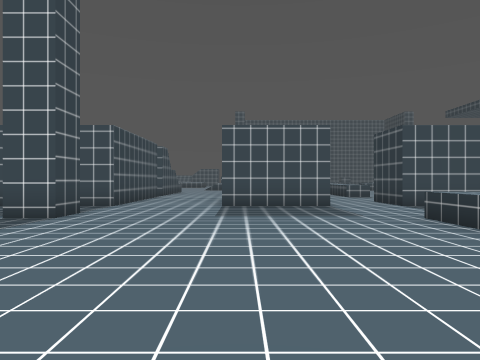
view 1 (above)

24 first-person views from a walk through a Godot game level. The camera is 1.3 m above the floor, looks level and sees 70° across. The floor is counted in squares, 1.8 m on a side. Each view is taken from the middle of a square. On the plan, view 1 faces up. The plan holds only what a view shows up to about 11 squares ahead; the rest is blank. The place goes on beyond the plan.

view 2
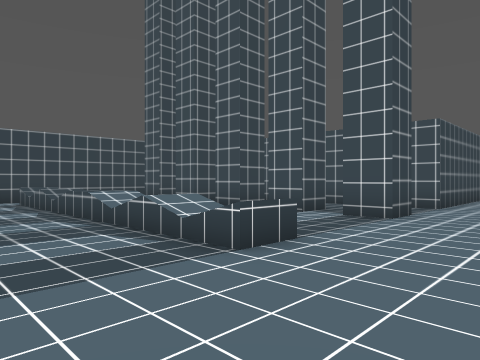

view 3
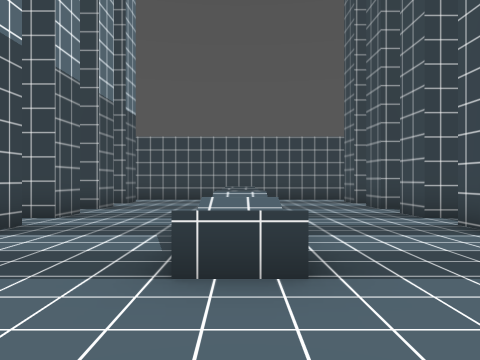

view 4
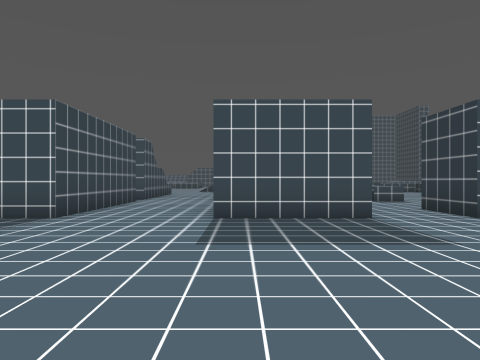

view 5
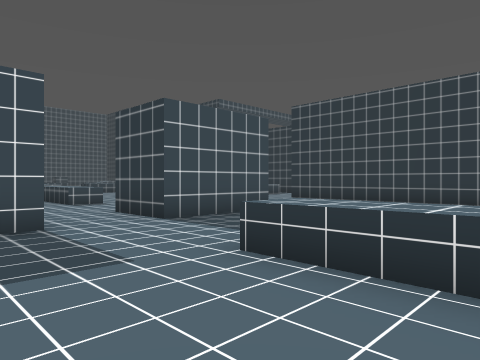

view 6
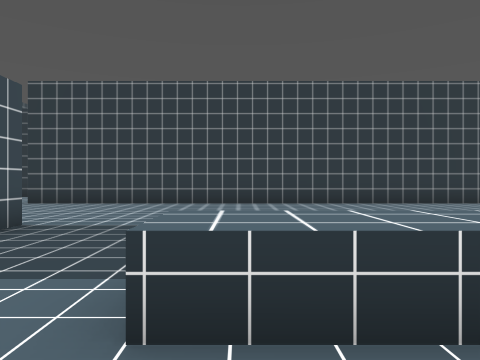

view 7
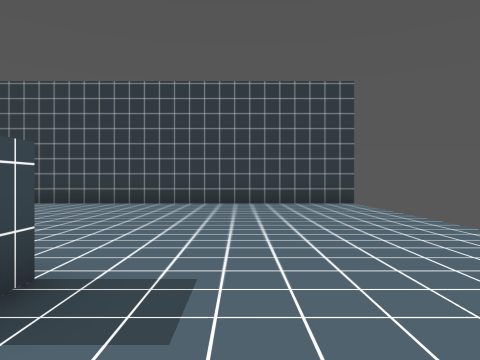

view 8
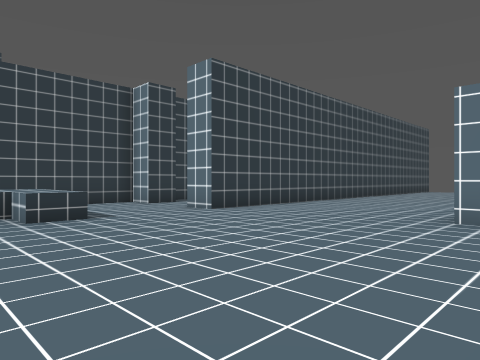

view 9
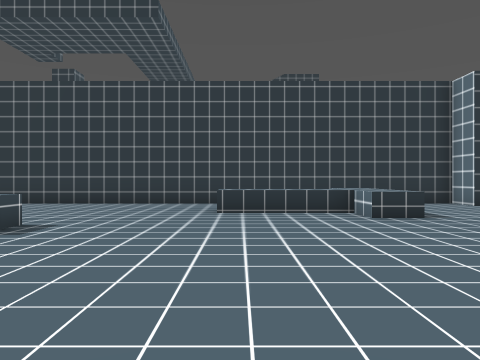

view 10
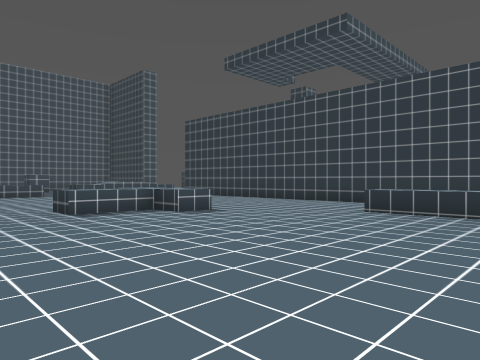

view 11
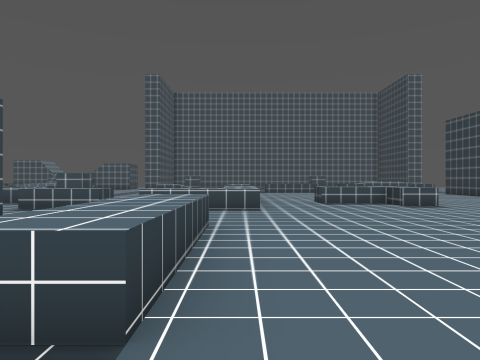

view 12
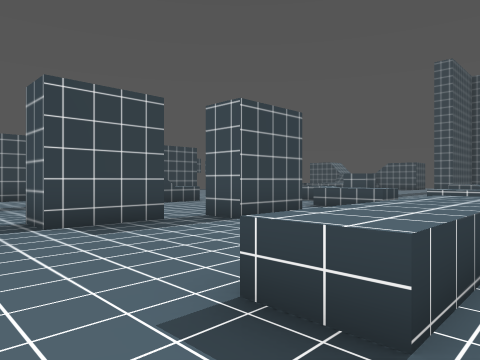

view 13
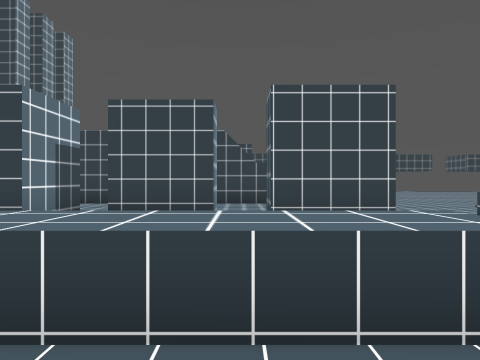

view 14
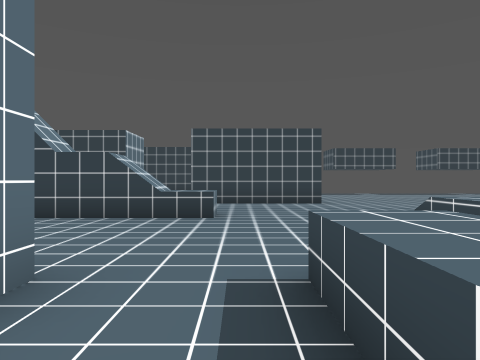

view 15
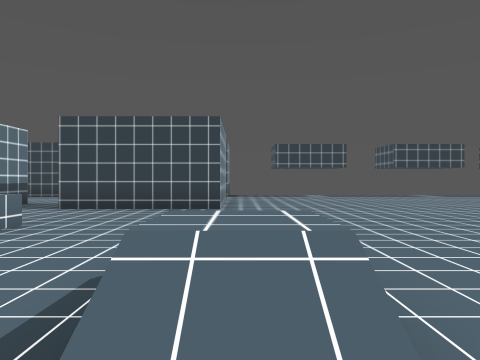

view 16
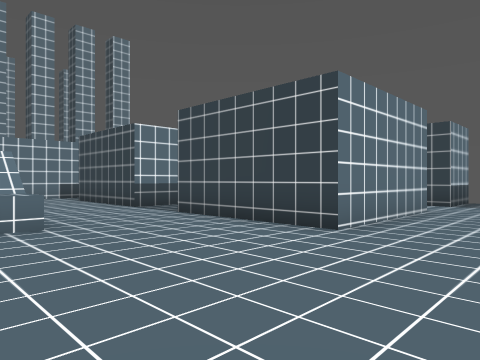

view 17
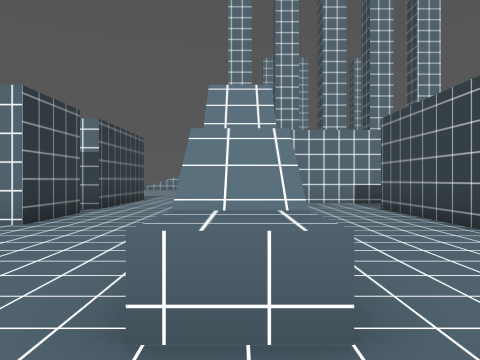

view 18
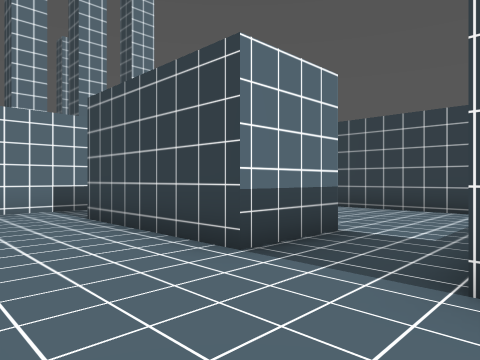

view 19
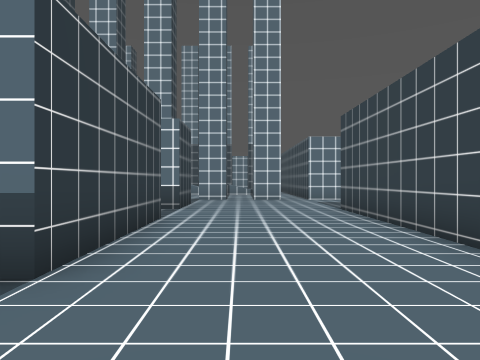

view 20
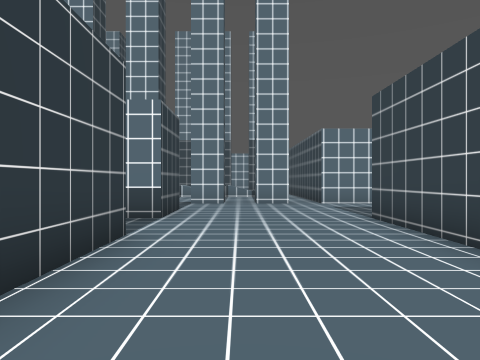

view 21
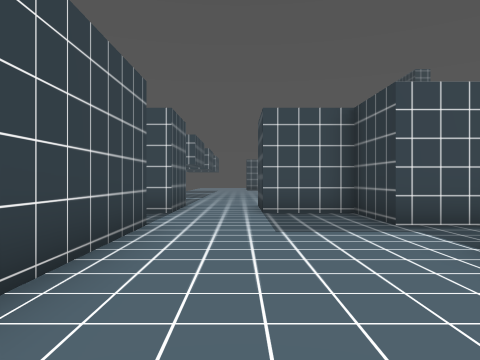

view 22
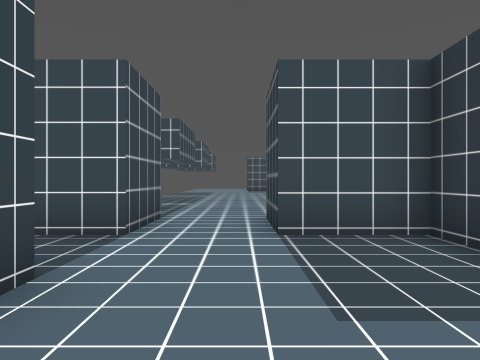

view 23
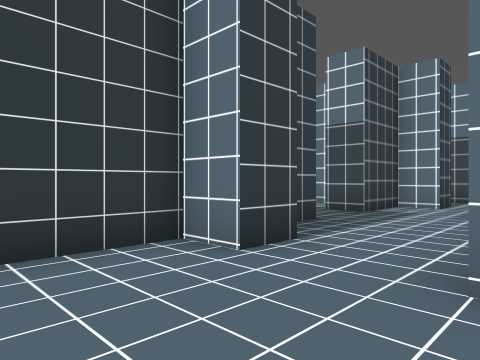

view 24
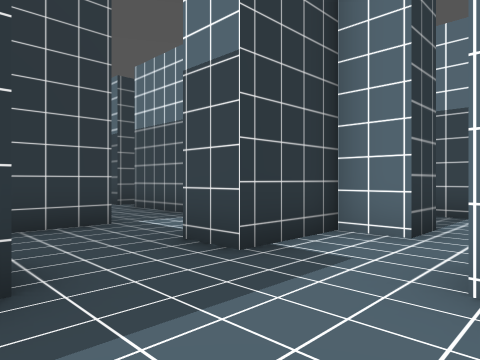

### Floor plan
Key: @ floor where view 1 was taken; # wall or solid block; . main floor; : floor 0.75 m higher than the main floor; + floor 1 m higher than the main floor; / step, stairs or slope; = window, fence, low wall or low ledge; ^ raised ledge.
Columns run from 16 left of view 1 to 24 right of it. Each row starts with its distance up from view 1.
 27   ............          ..
 26   ..............        ..       #
 25   ...............       .. ^   ..#
 24  ............./+/.     ..^^^ ....#
 23 ###..####........     +....^.....#
 22  ##..####........++  ++..........#
 21  ......##........... ............#
 20   .....##...^......  ............#
 19   #.........#....#   .........^  #
 18   #.........#....#   ^........^  #
 17   #....##...#......  ^........^  #
 16   #....##...#...#....^.......^^^ #
 15   #....##.......#....^...........#
 14   #....##.. #....................#
 13   #........ #...## ..............#
 12   #........ #...#  ... ......#..##
 11   .....######...#  ..###.....#...#
 10   .....######...###..###.....#...#
  9   .....   ...................#......#
  8   ......  ...................#......#
  7    .#.#.#.#.#..........  ....##..#....
  6     ................^    ....# ..#......
  5     ................^     ...# .#######.#
  4      ...............^     ...# ..
  3    .::::+:::=......     .....# ..
  2    ................   .......#  #
  1     ..............  #........#
  0     ............@  ..........#
 -1     # #.#.#       ...........#
 -2                    ..........#
 -3                     .........#
 -4                       .......#
 -5                              #

Positions as (right, up) in squares from view 1, and headings:
1: (0, 0), facing up
2: (-1, 0), facing up-left
3: (-1, 3), facing left
4: (0, 3), facing up
5: (1, 4), facing up-right
6: (2, 6), facing right
7: (2, -1), facing right
8: (6, 18), facing down-right
9: (6, 19), facing right
10: (6, 16), facing up-right
11: (6, 13), facing up
12: (6, 13), facing up-left
13: (7, 17), facing left
14: (3, 21), facing left
15: (1, 24), facing left
16: (-3, 26), facing down-left
17: (-4, 22), facing down
18: (-5, 20), facing down-left
19: (-11, 20), facing down
20: (-11, 18), facing down
21: (-12, 14), facing up
22: (-12, 17), facing up
23: (13, 15), facing down-right
24: (14, 10), facing down-right
